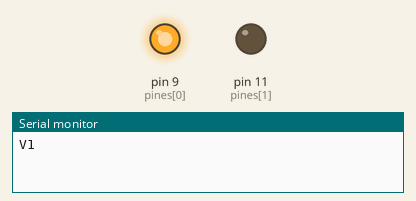
Recording of a sketch running on a simulated Arduino Uno, built with avr-gcc and run on an emulated ATmega328P. Parts: output pins drawn as LEDs (lit = HIGH), the last lines printed to the serial monitor.

Above: at 2.5 s.
At 13.5 s:
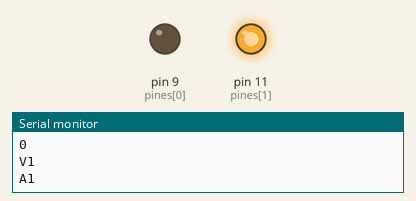
At 18.5 s:
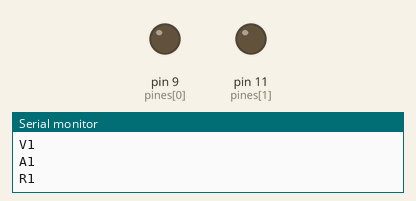
Timing chart, 0 to 27.3 s (numbered marks = the images above):
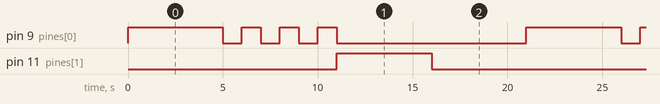

Measured:
- by itself, pin 9 (pines[0]): repeats every 21.0 s: 3 × (LOW 1.0 s, HIGH 1.0 s), LOW 10.0 s, HIGH 5.0 s
- by itself, pin 11 (pines[1]): alternates HIGH for 5.0 s and LOW for 16.0 s
- by itself, everything shown: repeats every 21.0 s, in 9 steps

The sketch:

semaforo.ino
```cpp
int pines[] = {9, 11 , 13};
int tiempo = 5000;
String mensaje[] = {"V1","A1","R1"};
void setup() {
  for(int i = 0;i < 2;i++){ pinMode(pines[i], OUTPUT); }
  Serial.begin(9600);
}

void loop() {
  for(int i = 0; i < 3; i++){
    digitalWrite(pines[i-1], LOW);
    if(i == 0){
      digitalWrite(pines[0], HIGH);
        Serial.println(mensaje[0]);
        delay(tiempo);
      for(int u = 0; u<3; u++){
        digitalWrite(pines[0], LOW);
        Serial.println("0");
        delay(tiempo/5);
        digitalWrite(pines[0], HIGH);
        Serial.println(mensaje[0]);
        delay(tiempo/5);
      }
    }else{
        digitalWrite(pines[i], HIGH);
        Serial.println(mensaje[i]);
        delay(tiempo);
      }
    digitalWrite(pines[2], LOW);
  }
}
```
